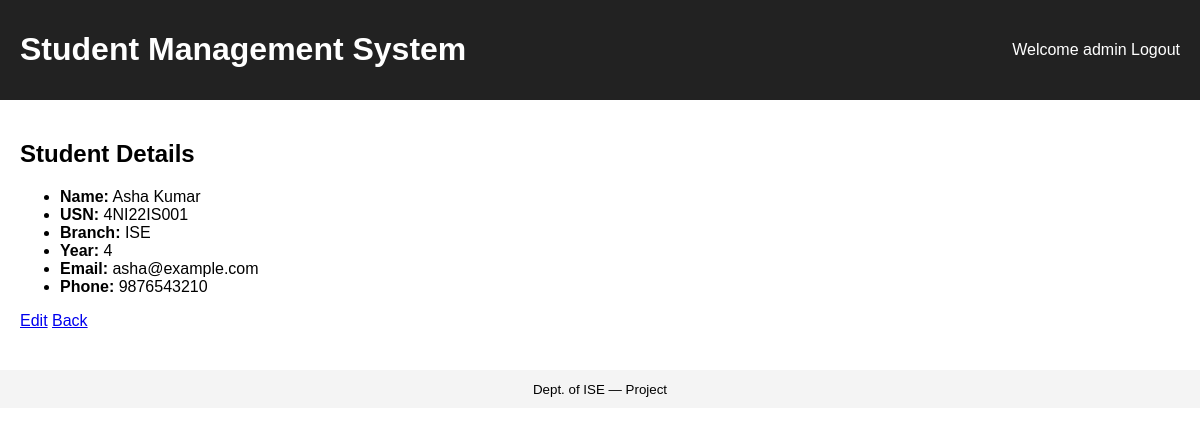
The page /student/1 (signed in) on the database its author committed.
### models.py (models this page shows)
class Student(db.Model):
    id = db.Column(db.Integer, primary_key=True)
    name = db.Column(db.String(150), nullable=False)
    usn = db.Column(db.String(30), nullable=False, unique=True)
    branch = db.Column(db.String(50), nullable=False)
    year = db.Column(db.Integer, nullable=False)
    email = db.Column(db.String(120))
    phone = db.Column(db.String(20))
    created_at = db.Column(db.DateTime, default=datetime.utcnow)

### app.py (the view)
    @app.route('/student/<int:sid>')
    @login_required
    def view_student(sid):
        s = Student.query.get_or_404(sid)
        return render_template('view_student.html', student=s)

### templates/view_student.html (shortened to what this page needs)
{% extends "base.html" %}
{% block content %}
<h2>Student Details</h2>
<ul>
  <li><strong>Name:</strong> {{ student.name }}</li>
  <li><strong>USN:</strong> {{ student.usn }}</li>
  <li><strong>Branch:</strong> {{ student.branch }}</li>
  <li><strong>Year:</strong> {{ student.year }}</li>
  <li><strong>Email:</strong> {{ student.email }}</li>
  <li><strong>Phone:</strong> {{ student.phone }}</li>
</ul>
<a href="{{ url_for('edit_student', sid=student.id) }}">Edit</a>
<a href="{{ url_for('dashboard') }}">Back</a>
{% endblock %}

### static/css/style.css (style rules this page uses)
body { font-family: Arial, sans-serif; margin:0; padding:0; }

### rows shown on the page
Student: name "Asha Kumar", usn "4NI22IS001", branch "ISE", year "4", email "asha@example.com", phone "9876543210"

### other values the page prints
{{ session.username }} "admin"
